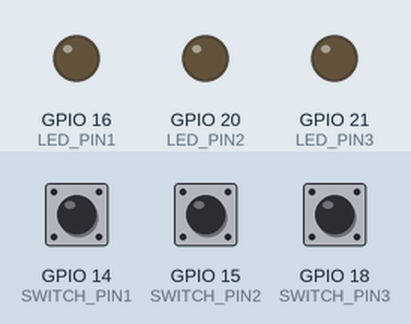
This program was run on a simulated Raspberry Pi (BCM pin numbers). On the bench: output pins drawn as LEDs (lit = HIGH). The inputs (shaded band) are chosen by the test bench; at power-on: GPIO 14 (SWITCH_PIN1) LOW, GPIO 15 (SWITCH_PIN2) LOW, GPIO 18 (SWITCH_PIN3) LOW. What the program prints to the terminal is not drawn.

Above: at 1.2 s.
1.3 s: GPIO 14 (SWITCH_PIN1) pulled HIGH for 0.15 s
At 1.37 s:
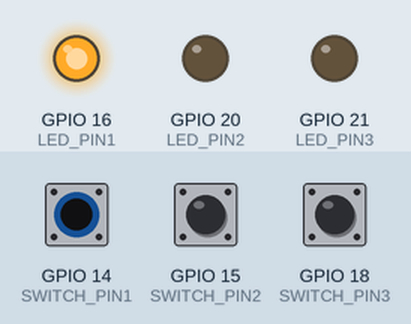
2.9 s: GPIO 15 (SWITCH_PIN2) pulled HIGH for 0.15 s
At 2.97 s:
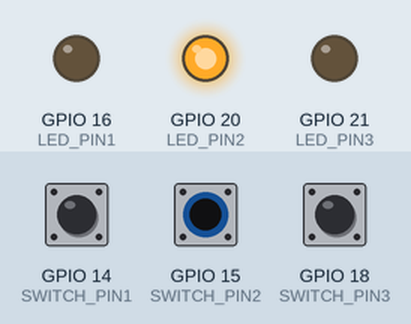
4.5 s: GPIO 18 (SWITCH_PIN3) pulled HIGH for 0.15 s
At 4.57 s:
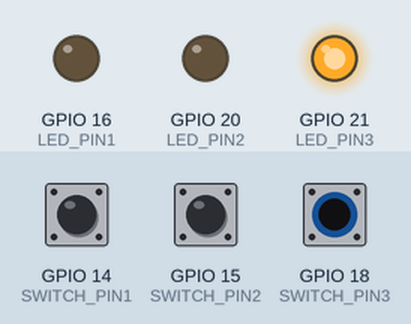
6.1 s: GPIO 18 (SWITCH_PIN3) pulled HIGH for 3.2 s
At 9.6 s:
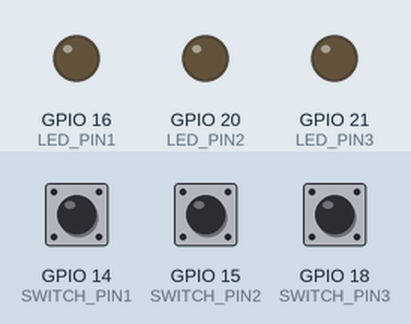
10.8 s: GPIO 14 (SWITCH_PIN1) pulled HIGH for 3.2 s
At 11.9 s:
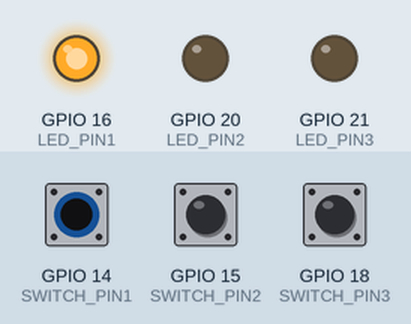
15.5 s: GPIO 14 (SWITCH_PIN1) driven HIGH and GPIO 15 (SWITCH_PIN2) driven HIGH
At 15.8 s:
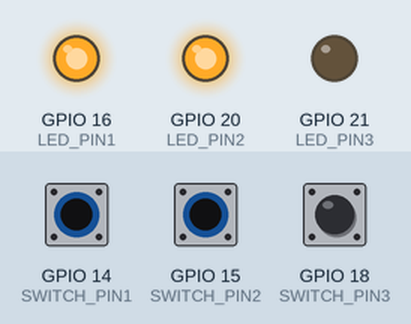
Timing chart, 0 to 18.0 s (numbered marks = the images above; inputs shaded):
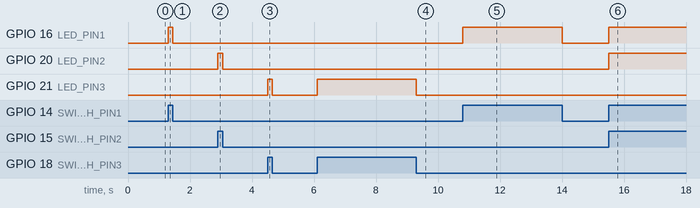

Measured:
- after the input at 1.3 s, GPIO 16 (LED_PIN1): LOW → HIGH at once, → LOW 0.15 s later
- after the input at 2.9 s, GPIO 20 (LED_PIN2): LOW → HIGH at once, → LOW 0.15 s later
- after the input at 4.5 s, GPIO 21 (LED_PIN3): LOW → HIGH at once, → LOW 0.15 s later
- after the input at 6.1 s, GPIO 21 (LED_PIN3): LOW → HIGH at once, → LOW 3.2 s later
- after the input at 10.8 s, GPIO 16 (LED_PIN1): LOW → HIGH at once, → LOW 3.2 s later
- after the input at 15.5 s, GPIO 16 (LED_PIN1), GPIO 20 (LED_PIN2): LOW → HIGH at once

The program:

switch_led.py
```python
#스위치로 LED제어하기
import RPi.GPIO as GPIO

LED_PIN1 = 16
SWITCH_PIN1 = 14
LED_PIN2 = 20
SWITCH_PIN2 = 15
LED_PIN3 = 21
SWITCH_PIN3 = 18

GPIO.setmode(GPIO.BCM)
GPIO.setup(LED_PIN1, GPIO.OUT)
#내부풀다운저항 (안 눌렀을 때 : 0, 눌렀을 때 : 1)
GPIO.setup(SWITCH_PIN1, GPIO.IN, pull_up_down=GPIO.PUD_DOWN)

GPIO.setmode(GPIO.BCM)
GPIO.setup(LED_PIN2, GPIO.OUT)
#내부풀다운저항 (안 눌렀을 때 : 0, 눌렀을 때 : 1)
GPIO.setup(SWITCH_PIN2, GPIO.IN, pull_up_down=GPIO.PUD_DOWN)

GPIO.setmode(GPIO.BCM)
GPIO.setup(LED_PIN3, GPIO.OUT)
#내부풀다운저항 (안 눌렀을 때 : 0, 눌렀을 때 : 1)
GPIO.setup(SWITCH_PIN3, GPIO.IN, pull_up_down=GPIO.PUD_DOWN)

try:
    while True:
        val1 = GPIO.input(SWITCH_PIN1)
        print(val1)
        GPIO.output(LED_PIN1, val1)  #GPIO.HIGH(1), GPIO.LOW(0)
        val2 = GPIO.input(SWITCH_PIN2)
        print(val2)
        GPIO.output(LED_PIN2, val2)  #GPIO.HIGH(1), GPIO.LOW(0)
        val3 = GPIO.input(SWITCH_PIN3)
        print(val3)
        GPIO.output(LED_PIN3, val3)  #GPIO.HIGH(1), GPIO.LOW(0)
finally:
    GPIO.cleanup()
    print('cleanup and exit')
```
